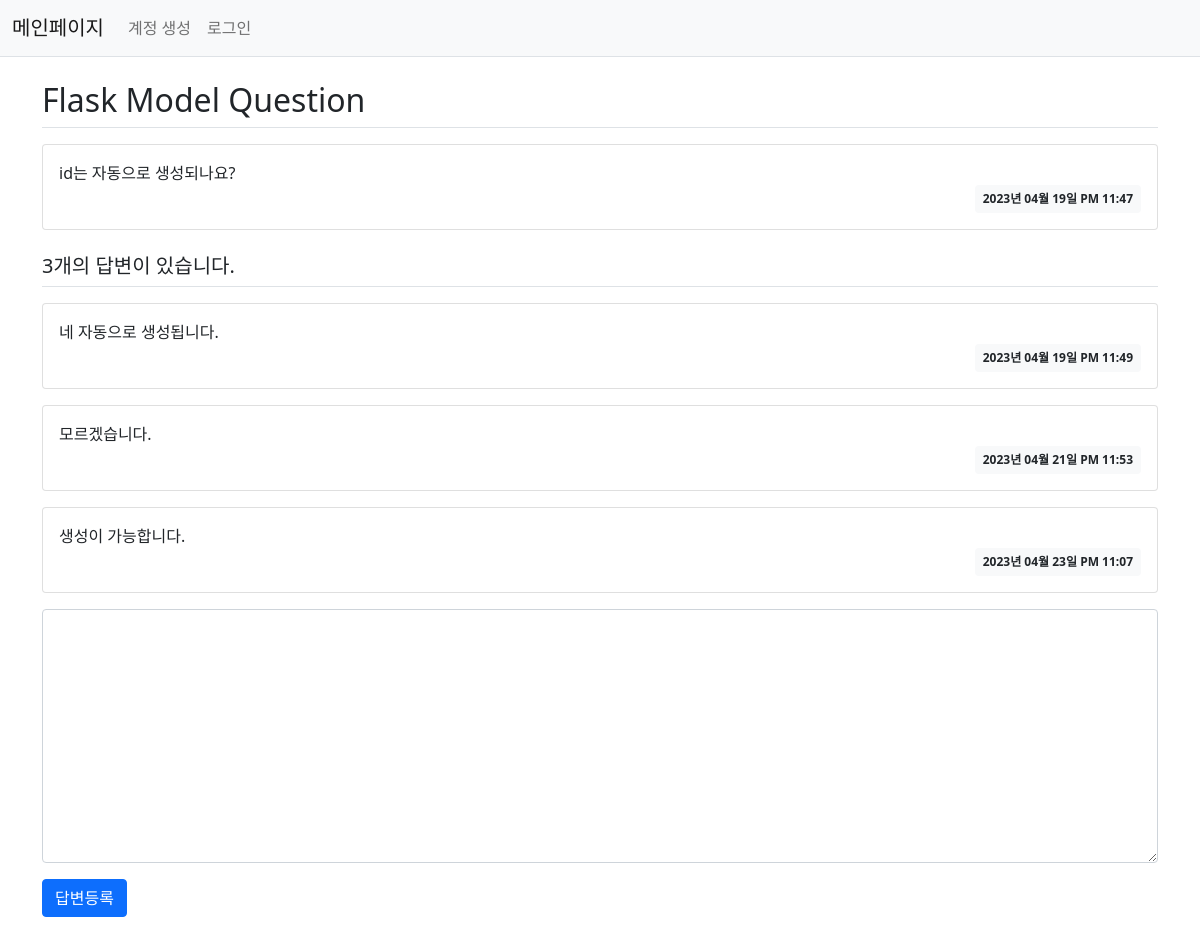
Screenshot of /question/detail/2/ with the database file from the repository.
### pybo/models.py (models this page shows)
class Question(db.Model):
    id = db.Column(db.Integer, primary_key=True)
    subject = db.Column(db.String(200), nullable=False)
    content = db.Column(db.Text(), nullable=False)
    create_date = db.Column(db.DateTime(), nullable=False)

class Answer(db.Model):
    id = db.Column(db.Integer, primary_key=True)
    question_id = db.Column(db.Integer, db.ForeignKey('question.id', ondelete='CASCADE'))
    question = db.relationship('Question', backref=db.backref('answer_set'))
    content = db.Column(db.Text(), nullable=False)
    create_date = db.Column(db.DateTime(), nullable=False)

### pybo/views/question_views.py (the view)
@bp.route('/detail/<int:question_id>/')
def detail(question_id):
    form = AnswerForm()
    question = Question.query.get_or_404(question_id)
    return render_template('question/question_detail.html', question=question, form=form)

### pybo/forms.py
class AnswerForm(FlaskForm):
    content = TextAreaField('내용', validators=[DataRequired('내용은 필수입력 항목입니다.')])

### pybo/filter.py (called while the page is built)
def format_datetime(value, fmt='%Y년 %m월 %d일 %p %I:%M'):
    return value.strftime(fmt)

### pybo/templates/question/question_detail.html (shortened to what this page needs)
{% extends 'base.html' %}
{% block content %}
    <div class="container my-3">
        <h2 class="border-bottom py-2">{{ question.subject }}</h2>
        <div class="card my-3">
            <div class="card-body">
                <div class="card-text" style="white-space: pre-line;">{{ question.content }}</div>
                <div class="d-flex justify-content-end">
                    <div class="badge bg-light text-dark p-2">
                        {{ question.create_date|datetime }}
                    </div>
                </div>
            </div>
        </div>
        <h5 class="border-bottom my-3 py-2">{{ question.answer_set|length }}개의 답변이 있습니다.</h5>
        {% for answer in question.answer_set %}
        <div class="card my-3">
            <div class="card-body">
                <div class="card-text" style="white-space: pre-line;">{{ answer.content }}</div>
                <div class="d-flex justify-content-end">
                    <div class="badge bg-light text-dark p-2">
                        {{ answer.create_date|datetime }}
                    </div>
                </div>
            </div>
        </div>
        {% endfor %}
        <form action="{{ url_for('answer.create', question_id=question.id) }}" method="post" class="my-3">
            <div class="mb-3">
                <textarea name="content" id="content" class="form-control" rows="10"></textarea>
            </div>
            <input type="submit" value="답변등록" class="btn btn-primary">
        </form>
    </div>
{% endblock %}

### rows the page displays
Question: subject "Flask Model Question", content "id는 자동으로 생성되나요?", create_date "2023년 04월 19일 PM 11:47"
Answer: content "네 자동으로 생성됩니다.", create_date "2023년 04월 19일 PM 11:49"
Answer: content "모르겠습니다.", create_date "2023년 04월 21일 PM 11:53"
Answer: content "생성이 가능합니다.", create_date "2023년 04월 23일 PM 11:07"

### other values shown
{{ question.answer_set|length }} "3"
